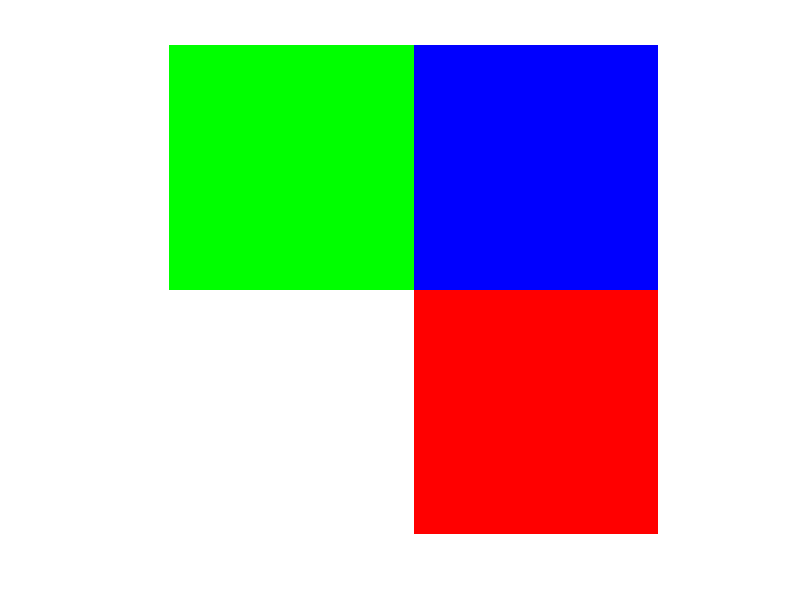

Reproduce this figure in MATLAB.
X=zeros(2,2,3); 
X(1,1,2)=256;   
X(1,2,3)=256;  
X(2,1,1)=128;
X(2,1,2)=128;
X(2,1,3)=128;
X(2,2,1)=256;
figure, imshow(X);
